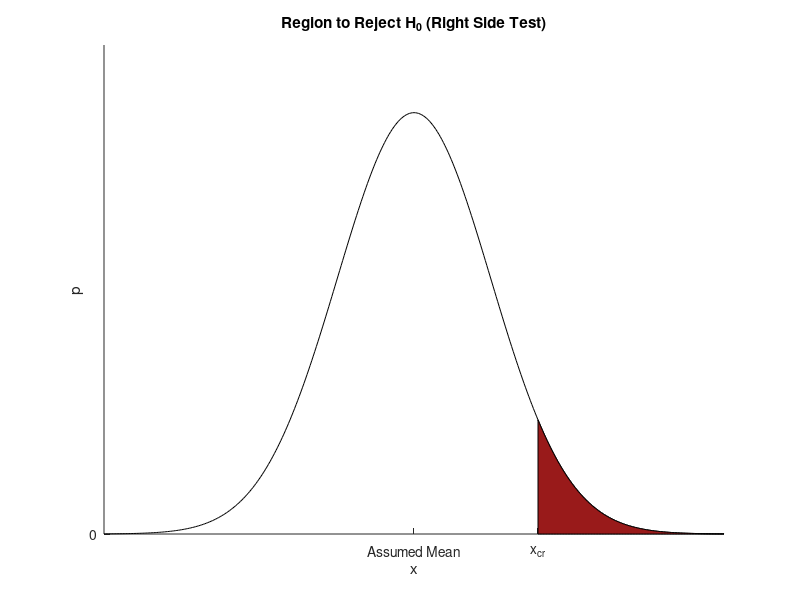
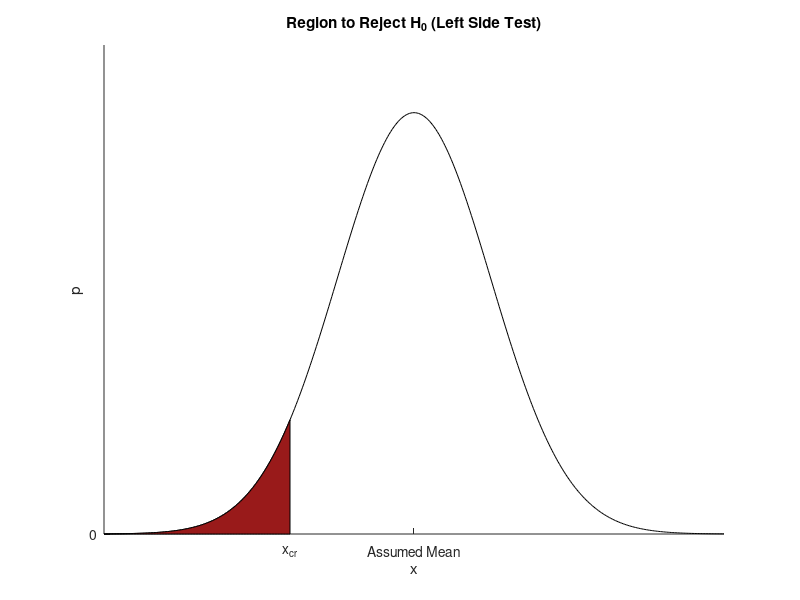
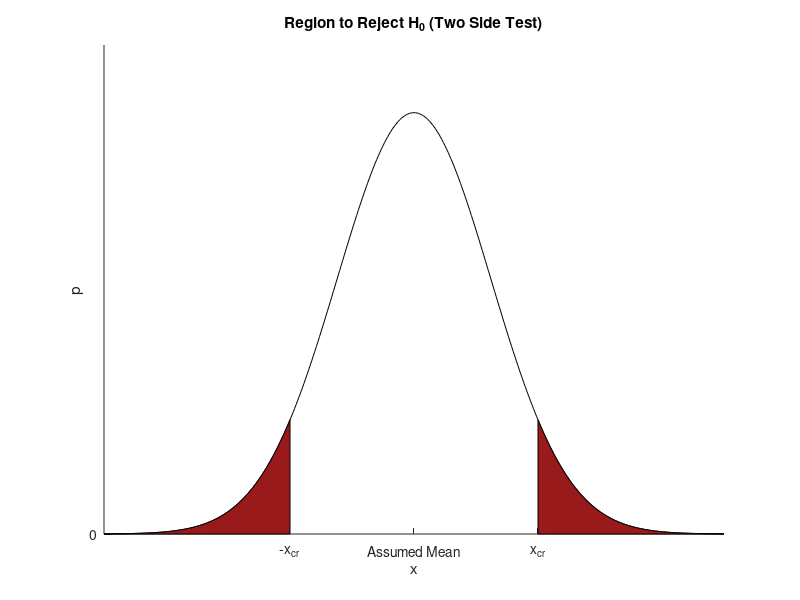

Reproduce these figures in MATLAB, in order.


x = -10:0.05:10;
x0 = 0;
sigma = 3.5;
y = exp(-((x-x0)/sigma).^2)/sqrt(pi*sigma);


clf

%XTick = [ (1 by 11) double array]
%XTickLabel = [ (11 by 3) char array]
%XTickLabelMode = auto
%XTickMode = auto

hold on
axis([-10 10 0 0.35])
set(gca,'XTickLabelMode','manual')
set(gca,'XTick',[0 4])
set(gca,'YTick',0:0.1:0.7)
set(gca,'XTickLabel',{'Assumed Mean';'x_{cr}'})
set(gca,'YTick',0:1:1)
plot(x,y,'k-');

xbar = 4:0.05:10;
ybar = exp(-((xbar-x0)/sigma).^2)/sqrt(pi*sigma);
a = area(xbar,ybar,'FaceColor',[0.6 0.6 0.6]);
set(a,'FaceColor',[1.0 0.1 0.1]);
set(a,'FaceColor',[0.6 0.1 0.1]);

xlabel('x')
ylabel('p')
title('Region to Reject H_0 (Right Side Test)')
print -dpng rightSideHypothesisTest.png


clf


hold on
axis([-10 10 0 0.35])
set(gca,'XTickLabelMode','manual')
set(gca,'XTick',[-4 0])
set(gca,'YTick',0:0.1:0.7)
set(gca,'XTickLabel',{'x_{cr}';'Assumed Mean'})
set(gca,'YTick',0:1:1)
plot(x,y,'k-');

xbar = -10:0.05:-4;
ybar = exp(-((xbar-x0)/sigma).^2)/sqrt(pi*sigma);
a = area(xbar,ybar,'FaceColor',[0.6 0.6 0.6]);
set(a,'FaceColor',[1.0 0.1 0.1]);
set(a,'FaceColor',[0.6 0.1 0.1]);

xlabel('x')
ylabel('p')
title('Region to Reject H_0 (Left Side Test)')
print -dpng leftSideHypothesisTest.png


clf


hold on
axis([-10 10 0 0.35])
set(gca,'XTickLabelMode','manual')
set(gca,'XTick',[-4 0 4])
set(gca,'YTick',0:0.1:0.7)
set(gca,'XTickLabel',{'-x_{cr}';'Assumed Mean';'x_{cr}'})
set(gca,'YTick',0:1:1)
plot(x,y,'k-');

xbar = -10:0.05:-4;
ybar = exp(-((xbar-x0)/sigma).^2)/sqrt(pi*sigma);
a = area(xbar,ybar,'FaceColor',[0.6 0.6 0.6]);
set(a,'FaceColor',[1.0 0.1 0.1]);
set(a,'FaceColor',[0.6 0.1 0.1]);

xbar = 4:0.05:10;
ybar = exp(-((xbar-x0)/sigma).^2)/sqrt(pi*sigma);
a = area(xbar,ybar,'FaceColor',[0.6 0.6 0.6]);
set(a,'FaceColor',[1.0 0.1 0.1]);
set(a,'FaceColor',[0.6 0.1 0.1]);

xlabel('x')
ylabel('p')
title('Region to Reject H_0 (Two Side Test)')
print -dpng twoSideHypothesisTest.png

